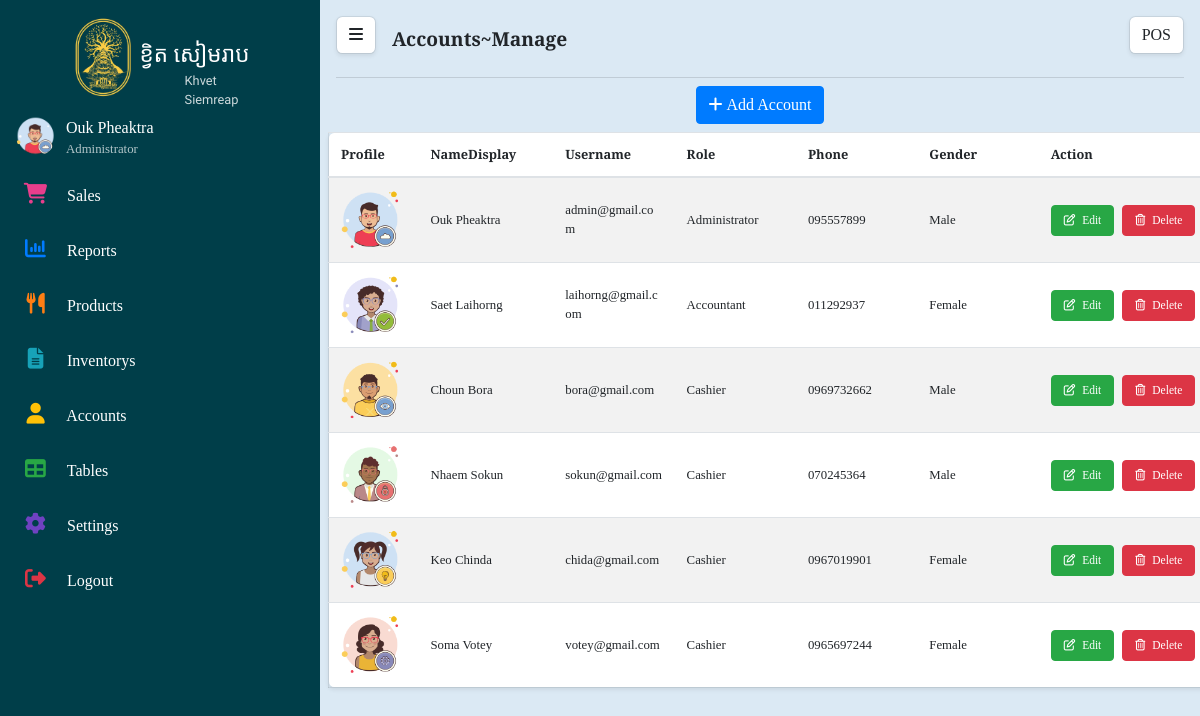
Screenshot of /Account/AccountsManage (signed in) with the database file from the repository.
### tables this page shows
CREATE TABLE `tbl_account` (
  `id` int(11) NOT NULL,
  `username` varchar(50) DEFAULT NULL,
  `password` varchar(50) DEFAULT NULL,
  `role` varchar(20) DEFAULT NULL,
  `namedisplay` varchar(50) DEFAULT NULL,
  `profile` varchar(255) DEFAULT NULL,
  `phone` char(30) NOT NULL,
  `gender` varchar(10) DEFAULT NULL,
  `created_at` datetime DEFAULT current_timestamp()
);

### mvc/core/Controller.php (called while the page is built, shortened)
<?php
class Controller{
    public function model($model){
        return new $model;
    }
    public function view($view, $data=[]){
        require_once "./mvc/views/".$view.".php";
    }
}
?>

### mvc/core/App.php (called while the page is built, shortened)
<?php
class App{
    protected $action="Home";
    function __construct(){
        $arr = $this->UrlProcess();
        if(isset($arr[0])){
            if( file_exists("./mvc/controllers/".$arr[0].".php") ){
                unset($arr[0]);
            }
        }
        $this->controller = new $this->controller;
        if(isset($arr[1])){
            if( method_exists( $this->controller , $arr[1]) ){
                $this->action = $arr[1];
            }
            unset($arr[1]);
        }
        $this->params = $arr?array_values($arr):[];
        call_user_func_array([$this->controller, $this->action], $this->params );
    }
    function UrlProcess(){
        if( isset($_GET["url"]) ){
            return explode("/", filter_var(trim($_GET["url"], "/")));
        }
    }
}
?>

### index.php (called while the page is built, shortened)
<?php
$myApp = new App();
?>

### mvc/core/DB.php (called while the page is built, shortened)
<?php
class DB
{
    protected $servername = "localhost";
    protected $username = "root";
    protected $password = "";
    function __construct()
    {
        $this->con = new mysqli($this->servername, $this->username, $this->password);
    }
}

### mvc/models/tbl_account.php (called while the page is built, shortened)
<?php
class tbl_account extends DB
{
	public function AccountsManage()
	{
		$qr = "SELECT * FROM tbl_account";
		return mysqli_query($this->con, $qr);
	}
}
?>

### mvc/views/pages/account.php (the view, shortened to what this page needs)
<?php include("./mvc/views/partials/theme.php");
if ($_SESSION['role'] == "Administrator" || $_SESSION['role'] == "Accountant") {
?>
    <div class="container-fluid p-0">
        <div class="row m-0">
            <div id="side1" class="sidebar-1 closed p-2 bg2 scroll_hide">
                <div id="logo1" class="col-12 p-0">
                    <div class="d-flex justify-content-center" style="width: 100%;height: 100px;">
                        <div style="width: 65px; height:65px;margin-top:6px;">
                            <img id="lgimg" src="../public/images/logo/khvetsiemreap1.jpg" style="object-fit: cover;border-radius:5px;max-width: 100%;cursor:pointer;">
                        </div>
                        <div class="link_name ml-1" style="height:100px;margin-top:30px; position: relative;">
                            <p id="lgname" class="khmer-font cl mb-0" style="font-size:140%;cursor:pointer;">ខ្វិត សៀមរាប</p>
                            <span class="cl mb-0 eng_name">Khvet Siemreap</apan>
                        </div>
                    </div>
                </div>
                <div id="menu-box" class="row m-0">
                    <div class="col-12 p-0">
                        <div class="p-2" style="width: 100%;height: 55px;">
                            <div class="float-left" style="width: 50px;height: 40px;">
                                <img src="../public/images/profile/<?php echo $_SESSION['profile'] ?>" width="40px" height="40px;" style="object-fit: cover;max-width: 100%;border-radius:100px;">
                            </div>
                            <div class="link_name float-left ">
                                <p class="cl mb-0"><?php echo $_SESSION['namedisplay'] ?></p>
                                <p class="cl mb-0" style="font-size: 80%;opacity: 0.7"><?php echo $_SESSION['role'] ?></p>
                            </div>
                        </div>
                    </div>
                    <?php
                    if ($_SESSION['role'] == "Administrator" || $_SESSION['role'] == "Accountant") {
                        include("./mvc/views/partials/home-menu-admin.php");
                    } else {
                        include("./mvc/views/partials/home-menu-staff.php");
                    }
                    ?>
                </div>
            </div>
            <div class="sidebar-2 change p-0 bg1">
                <div class="head-content py-3 mx-3 bg1" style="border-bottom: 1px solid rgba(0,0,0,.125);">
                    <div id="toggle-bar">
                        <a class="toggle float-left btn mr-3 bgh ">
                            <i class="fa fa-bars" aria-hidden="true"></i>
                        </a>
                    </div>
                    <div class="float-left pt-1" style="height:45px">
                        <p class="float-left font-weight-bold mb-0 header-text">
                            Accounts~Manage
                        </p>
                    </div>
                    <div id="pos-button" class="btn bgh float-right" title="Back to Home">
                        <span class="pos-text">
                            POS
                        </span>
                    </div>
                </div>
                <a href="../Account/GetAddAccount" style="color: black;text-decoration: none;">
                    <div class="text-center p-2">
                        <button class="btn btn-primary btn-all"><i class="fa-solid fa-plus mr-1"></i>Add Account</button>
                    </div>
                </a>
                <div class="px-2" style="height: calc(100vh - 132px);overflow-y: auto;">
                    <div class="table-accounts">
                        <table id="table" class="table table-striped table-hover bgh mb-1 ">
                            <thead>
                                <tr>
                                    <th scope="col" style="width: 10%; ">Profile</th>
                                    <th scope="col" style="width: 15%;">NameDisplay</th>
                                    <th scope="col">Username</th>
                                    <th scope="col">Role</th>
                                    <th scope="col">Phone</th>
                                    <th scope="col">Gender</th>
                                    <th scope="col" class="col-action">Action</th>
                                </tr>
                            </thead>
                            <tbody>
                                <?php
                                while ($row = mysqli_fetch_array($data["AccountsManage"])) {
                                    echo '
                                <tr>
                                    <th style="vertical-align: middle;">
                                        <div style="width:60px; height:60px;">
                                            <img src="../public/images/profile/' . $row["profile"] . '" style="border-radius:5px;max-width: 100%;max-height:100%;">
                                        </div>
                                    </th>
                                	    <td style="vertical-align: middle;">' . $row["namedisplay"] . ' </td>
                                	    <td style="vertical-align: middle;">' . $row["username"] . ' </td>
                                        <td style="vertical-align: middle;">' . $row["role"] . ' </td>
                                        <td style="vertical-align: middle;">' . $row["phone"] . ' </td>
                                        <td style="vertical-align: middle;">' . $row["gender"] . ' </td>
                                	    <td style="vertical-align: middle;">
                                            <a href="../Account/GetEditAccount/' . $row["id"] . '" style="text-decoration: none;color:black;">
                                                <div class="btn btn-success float-left mr-2 btn-croud" style="font-size: 90%">
                                                    <i class="fa fa-pencil-square-o mr-1" aria-hidden="true"></i>
                                                    <span class="text-croud"> Edit </span>
                                                </div>
                                            </a>
                                            <a style="text-decoration: none;color:black;display:block" onclick="DeleteAccount(`' . $row["id"] . '`,`' . $row["namedisplay"] . '`)">
                                                <div class="btn btn-danger btn-croud" style="font-size: 90%">
                                                    <i class="fa fa-trash-o mr-1" aria-hidden="true"></i>
                                                    <span class="text-croud"> Delete </span>
                                                </div>
                                            </a>
                                        </td>
                                </tr>';
                                }
                                ?>
                            </tbody>
                        </table>
                    </div>
                </div>
            </div>
        </div>
    </div>
<?php
} else {
    include("./mvc/views/partials/notfound.php");
}
?>

### mvc/controllers/Account.php (shortened to what this page needs)
<?php
class Account extends Controller
{
	function AccountsManage()
	{
		if (isset($_SESSION["username"])) {
			$GetModel = $this->model("tbl_theme");
			$GetTheme = $GetModel->GetTheme();
			$GetModel = $this->model("tbl_account");
			$AccountsManage = $GetModel->AccountsManage();
			$this->view("master", ["Page" => "account", "AccountsManage" => $AccountsManage, "GetTheme" => $GetTheme]);
		} else {
			header("Location: ../Account/Login");
		}
	}
}

### mvc/views/master.php (shortened to what this page needs)
<!DOCTYPE html>
<html>
<head>
  <link rel="stylesheet" href="https://maxcdn.bootstrapcdn.com/bootstrap/4.0.0/css/bootstrap.min.css">
  <link rel="stylesheet" href="https://stackpath.bootstrapcdn.com/font-awesome/4.7.0/css/font-awesome.min.css">
  <link rel="stylesheet" type="text/css" href="https://cdn.jsdelivr.net/npm/daterangepicker/daterangepicker.css" />
</head>
<body>
  <?php require_once "./mvc/views/pages/" . $data["Page"] . ".php" ?>
</body>
</html>

### mvc/views/partials/home-menu-admin.php (shortened to what this page needs)
<ul class="nav-links" class="cl">
	<li class="list" onclick="window.location.href='/khvetsiemreap/Sales/SalesManage'" title="Sales">
		<a class="link-href" href="/khvetsiemreap/Sales/SalesManage">
			<i class="fa fa-shopping-cart cl1" aria-hidden="true"></i>
			<span class="link_name cl ">Sales</span>
		</a>
	</li>
	<li class="list" onclick="window.location.href='/khvetsiemreap/Report/ReportManage'" title="Reports">
		<a class="link-href" href="/khvetsiemreap/Report/ReportManage">
			<i class="fa fa-bar-chart cl2" aria-hidden="true"></i>
			<span class="link_name cl">Reports</span>
		</a>
	</li>
	<li class="list" onclick="window.location.href='/khvetsiemreap/Product/ProductsManage'" title="Products">
		<a class="link-href" href="/khvetsiemreap/Product/ProductsManage">
			<i class="fa fa-cutlery cl3" aria-hidden="true" ></i>
			<span class="link_name cl">Products</span>
		</a>
	</li>
	<li class="list" onclick="window.location.href='/khvetsiemreap/Inventory/InventorysManage'" title="Inventory">
		<a class="link-href" href="/khvetsiemreap/Inventory/InventorysManage" style="text-decoration: none;">
			<i class="fa fa-file-text cl4" aria-hidden="true"></i>
			<span class="link_name cl">Inventorys</span>
		</a>
	</li>
	<li class="list" onclick="window.location.href='/khvetsiemreap/Account/AccountsManage'" title="Accounts">
		<a class="link-href" href="/khvetsiemreap/Account/AccountsManage" style="text-decoration: none;">
			<i class="fa fa-user dot-success cl5" aria-hidden="true"></i>
			<span class="link_name cl">Accounts</span>
		</a>
	</li>
	<li class="list" onclick="window.location.href='/khvetsiemreap/Table/TablesManage'" title="Tables">
		<a class="link-href" href="/khvetsiemreap/Table/TablesManage">
			<i class="fa fa-table cl6" aria-hidden="true"></i>
			<span class="link_name cl">Tables</span>
		</a>
	</li>
	<li class="list" onclick="window.location.href='/khvetsiemreap/Setting/Index'" title="Settings">
		<a class="link-href" href="/khvetsiemreap/Setting/Index">
			<i class="fa fa-cog cl7" aria-hidden="true"></i>
			<span class="link_name cl">Settings</span>
		</a>
	</li>
	<li  class="list" onclick="Logout()">
		<a class="link-href" href="#">
			<i class="fa fa-sign-out cl8" aria-hidden="true"></i title="Logout">
			<span class="link_name cl">Logout</span>
		</a>
	</li>
</ul>

### rows the page displays
tbl_account: profile (picture), namedisplay "Ouk Pheaktra", username "admin@gmail.com", role "Administrator", phone "095557899", gender "Male"
tbl_account: profile (picture), namedisplay "Saet Laihorng", username "laihorng@gmail.com", role "Accountant", phone "011292937", gender "Female"
tbl_account: profile (picture), namedisplay "Choun Bora", username "bora@gmail.com", role "Cashier", phone "0969732662", gender "Male"
tbl_account: profile (picture), namedisplay "Nhaem Sokun", username "sokun@gmail.com", role "Cashier", phone "070245364", gender "Male"
tbl_account: profile (picture), namedisplay "Keo Chinda", username "chida@gmail.com", role "Cashier", phone "0967019901", gender "Female"
tbl_account: profile (picture), namedisplay "Soma Votey", username "votey@gmail.com", role "Cashier", phone "0965697244", gender "Female"

### other values shown
$_SESSION['namedisplay'] "Ouk Pheaktra"
$_SESSION['role'] "Administrator"
